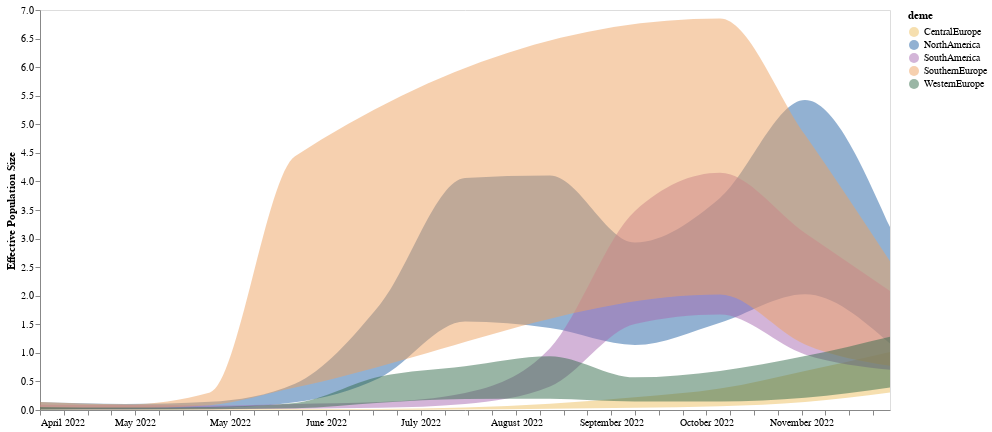

Notebook cell for this chart:
### Code cell
domain = ['CentralEurope', 'NorthAmerica', 'SouthAmerica' ,"SouthernEurope", "WesternEurope"]
range_ = ['#EEC060', '#2664A5', '#A76BB1', "#EEA160", "#356D4C"]
line = alt.Chart(test).mark_area(interpolate='monotone', opacity = 0.5).encode(
    alt.X('date:T', axis=alt.Axis(title="", grid=False, format="%B %Y")),
    alt.Y('lower_hpd_linear_50',axis=alt.Axis(title="Effective Population Size", grid=False)),#,scale=alt.Scale(domain=(0, 13))),
    alt.Y2('upper_hpd_linear_50' ),
    color=alt.Color('deme:N', scale=alt.Scale(domain=domain, range=range_) )
).properties(
    width=850,
    height=400
).transform_filter(
    (datum.upper_hpd_linear < 60) &(datum.upper_hpd_linear_50 < 10)
)

# band = alt.Chart(test).mark_area(
#     opacity=0.3, interpolate='monotone'
# ).encode(
#     alt.X('date:T', axis=alt.Axis(title="", grid=False)),
#     alt.Y('lower_hpd_linear'),#axis=None),#, scale=alt.Scale(domain=(0, 13))),
#     alt.Y2('upper_hpd_linear'),
#     color=alt.Color('deme:N', title = "Region", legend=alt.Legend(orient = "right",offset = -135, labelFontSize = 16, titleFontSize = 16, symbolSize = 110))
# ).properties(
#     width=850,
#     height=400
# ).transform_filter(
#     (datum.upper_hpd_linear < 20) &(datum.upper_hpd_linear_50 < 30)
# )
# band
# ne_plot = line + band
# (ne_plot).configure_axis(
#     labelFontSize=20,
#     titleFontSize=20
# )
line
